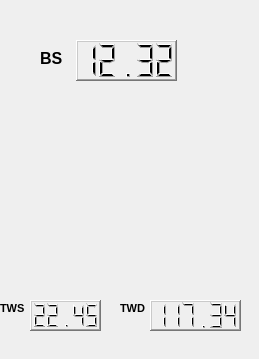
   <widget class="QWidget" name="tab_compass">
    <attribute name="title">
     <string>Compas</string>
    </attribute>
    <widget class="QLCDNumber" name="lcd_BS">
     <property name="geometry">
      <rect>
       <x>76</x>
       <y>40</y>
       <width>101</width>
       <height>41</height>
      </rect>
     </property>
     <property name="frameShape">
      <enum>QFrame::WinPanel</enum>
     </property>
     <property name="value" stdset="0">
      <double>12.320000000000000</double>
     </property>
    </widget>
    <widget class="QLabel" name="lab_BS">
     <property name="geometry">
      <rect>
       <x>40</x>
       <y>50</y>
       <width>31</width>
       <height>16</height>
      </rect>
     </property>
     <property name="font">
      <font>
       <pointsize>12</pointsize>
       <weight>75</weight>
       <bold>true</bold>
      </font>
     </property>
     <property name="text">
      <string>BS</string>
     </property>
    </widget>
    <widget class="VlmCompass" name="windAngle" native="true">
     <property name="geometry">
      <rect>
       <x>20</x>
       <y>90</y>
       <width>200</width>
       <height>200</height>
      </rect>
     </property>
     <property name="sizePolicy">
      <sizepolicy hsizetype="Fixed" vsizetype="Fixed">
       <horstretch>0</horstretch>
       <verstretch>0</verstretch>
      </sizepolicy>
     </property>
     <property name="minimumSize">
      <size>
       <width>200</width>
       <height>200</height>
      </size>
     </property>
     <property name="maximumSize">
      <size>
       <width>200</width>
       <height>200</height>
      </size>
     </property>
    </widget>
    <widget class="QLCDNumber" name="lcd_TWS">
     <property name="geometry">
      <rect>
       <x>30</x>
       <y>300</y>
       <width>71</width>
       <height>31</height>
      </rect>
     </property>
     <property name="frameShape">
      <enum>QFrame::WinPanel</enum>
     </property>
     <property name="smallDecimalPoint">
      <bool>false</bool>
     </property>
     <property name="value" stdset="0">
      <double>22.449999999999999</double>
     </property>
    </widget>
    <widget class="QLabel" name="lab_TWS">
     <property name="geometry">
      <rect>
       <x>0</x>
       <y>300</y>
       <width>31</width>
       <height>16</height>
      </rect>
     </property>
     <property name="font">
      <font>
       <pointsize>8</pointsize>
       <weight>75</weight>
       <bold>true</bold>
      </font>
     </property>
     <property name="text">
      <string>TWS</string>
     </property>
    </widget>
    <widget class="QLCDNumber" name="lcd_TWD">
     <property name="geometry">
      <rect>
       <x>150</x>
       <y>300</y>
       <width>91</width>
       <height>31</height>
      </rect>
     </property>
     <property name="frameShape">
      <enum>QFrame::WinPanel</enum>
     </property>
     <property name="smallDecimalPoint">
      <bool>false</bool>
     </property>
     <property name="digitCount">
      <number>6</number>
     </property>
     <property name="value" stdset="0">
      <double>117.340000000000003</double>
     </property>
    </widget>
    <widget class="QLabel" name="lab_TWD">
     <property name="geometry">
      <rect>
       <x>120</x>
       <y>300</y>
       <width>31</width>
       <height>16</height>
      </rect>
     </property>
     <property name="font">
      <font>
       <pointsize>8</pointsize>
       <weight>75</weight>
       <bold>true</bold>
      </font>
     </property>
     <property name="text">
      <string>TWD</string>
     </property>
    </widget>
    <widget class="QLabel" name="lab_backTab1">
     <property name="geometry">
      <rect>
       <x>0</x>
       <y>0</y>
       <width>250</width>
       <height>350</height>
      </rect>
     </property>
     <property name="text">
      <string/>
     </property>
     <property name="scaledContents">
      <bool>false</bool>
     </property>
     <property name="alignment">
      <set>Qt::AlignLeading|Qt::AlignLeft|Qt::AlignTop</set>
     </property>
     <property name="indent">
      <number>0</number>
     </property>
    </widget>
    <zorder>lab_backTab1</zorder>
    <zorder>lcd_BS</zorder>
    <zorder>lab_BS</zorder>
    <zorder>windAngle</zorder>
    <zorder>lcd_TWS</zorder>
    <zorder>lab_TWS</zorder>
    <zorder>lcd_TWD</zorder>
    <zorder>lab_TWD</zorder>
   </widget>
